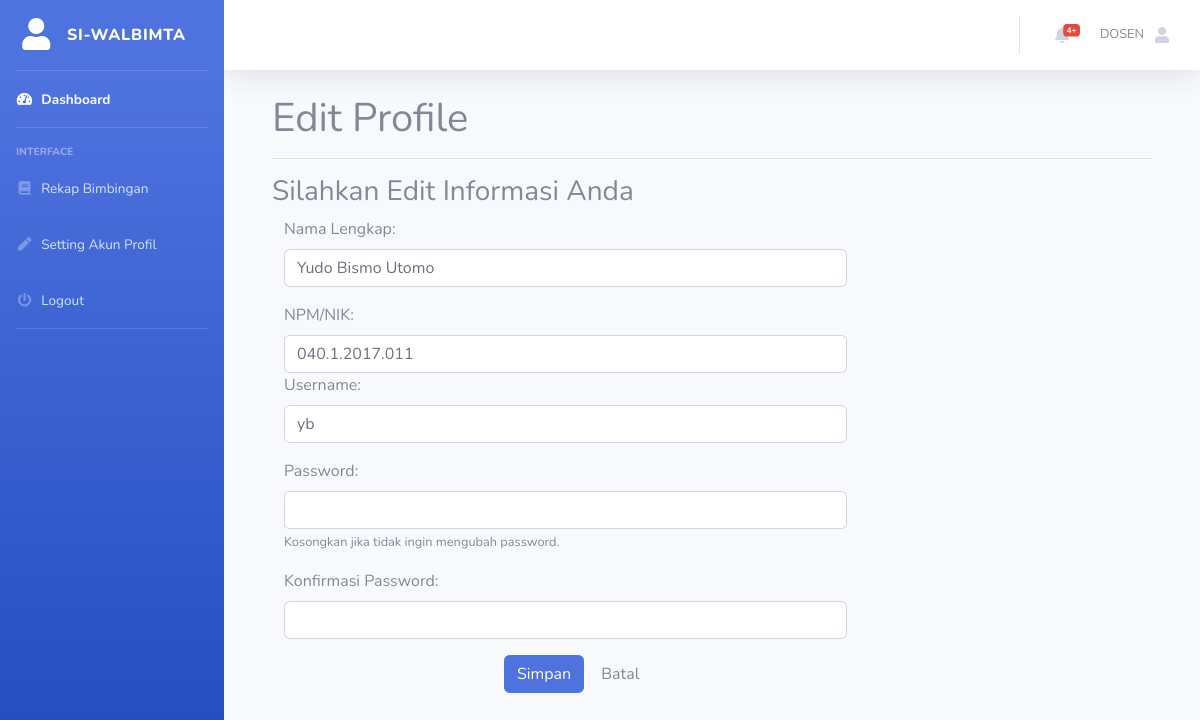
The app's page /dosen/profile.php (signed in) with its own data.
### tables this page shows
CREATE TABLE `users` (
  `id` int(11) NOT NULL,
  `nama_lengkap` varchar(255) NOT NULL,
  `npm` varchar(50) NOT NULL,
  `level` varchar(255) NOT NULL,
  `username` varchar(255) NOT NULL,
  `password` varchar(255) NOT NULL
);

### dosen/profile.php (the view, shortened to what this page needs)
<?php
require 'header.php';
require '../assets/conn/koneksi.php';
$id_user = $_SESSION['id'];
$query = "SELECT * FROM users WHERE id = '$id_user' LIMIT 1";
$result = mysqli_query($koneksi, $query);
$user_data = mysqli_fetch_assoc($result);
?>
<div id="wrapper">
    <?php include 'sidebar.php'; ?>
    <div id="content-wrapper" class="d-flex flex-column">
        <div id="content">
            <?php include 'navbar.php'; ?>
            <div class="container-fluid">
                <div class="container">
                    <h1>Edit Profile</h1>
                    <hr>
                    <h3>Silahkan Edit Informasi Anda</h3>
                    <form class="form-horizontal" role="form" method="POST" action="">
                        <div class="form-group">
                            <label class="col-lg-3 control-label">Nama Lengkap:</label>
                            <div class="col-lg-8">
                                <input class="form-control" name="nama_lengkap" type="text"
                                    value="<?= htmlspecialchars($user_data['nama_lengkap']); ?>">
                            </div>
                        </div>
                        <div class="form-group">
                            <label class="col-md-3 control-label">NPM/NIK:</label>
                            <div class="col-md-8">
                                <input class="form-control" name="npm" type="text"
                                    value="<?= htmlspecialchars($user_data['npm']); ?>">
                            </div>
                            <div class="form-group">
                                <label class="col-md-3 control-label">Username:</label>
                                <div class="col-md-8">
                                    <input class="form-control" name="username" type="text"
                                        value="<?= htmlspecialchars($user_data['username']); ?>">
                                </div>
                            </div>
                        </div>
                        <div class="form-group">
                            <label class="col-md-3 control-label">Password:</label>
                            <div class="col-md-8">
                                <input class="form-control" name="password" type="password">
                                <small class="text-muted">Kosongkan jika tidak ingin mengubah password.</small>
                            </div>
                        </div>
                        <div class="form-group">
                            <label class="col-md-3 control-label">Konfirmasi Password:</label>
                            <div class="col-md-8">
                                <input class="form-control" name="confirm_password" type="password">
                            </div>
                        </div>
                        <div class="form-group">
                            <div class="col-md-8 offset-md-3">
                                <input type="submit" name="save" class="btn btn-primary" value="Simpan">
                                <a href="dashboard.php" class="btn btn-default">Batal</a>
                            </div>
                        </div>
                    </form>
                </div>
            </div>
        </div>
    </div>
</div>

### records on screen
users: nama_lengkap "Yudo Bismo Utomo", npm "040.1.2017.011", username "yb"

### other values on screen
$unread_count "4"
